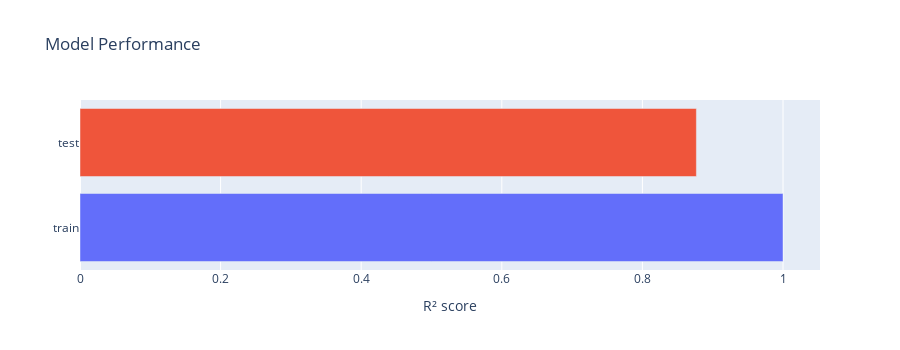
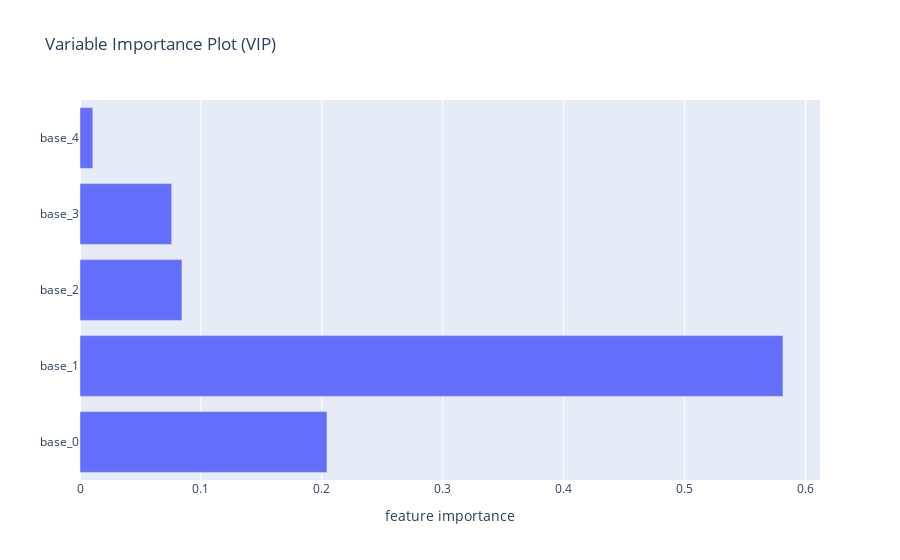

The code cell stored with these charts, in order, in its notebook:
### Code cell
ana.run_analysis(features=data.features)
ana.plot_results()

### Figure 1 — Plotly figure (JSON) as saved in the notebook; plotly's stock layout.template omitted (floating-point values rounded to 4 significant figures)
{"data": [{"marker": {"color": ["rgba(99, 110, 250, 1)", "rgba(239, 85, 59, 1)"]}, "name": "R² score", "orientation": "h", "showlegend": false, "x": [1.0, 0.8768], "y": ["train", "test"], "type": "bar", "xaxis": "x", "yaxis": "y"}], "layout": {"xaxis": {"anchor": "y", "domain": [0.0, 1.0], "title": {"text": "R² score"}}, "yaxis": {"anchor": "x", "domain": [0.0, 1.0]}, "title": {"text": "Model Performance"}, "height": 350}}

### Figure 2 — Plotly figure (JSON) as saved in the notebook; plotly's stock layout.template omitted (floating-point values rounded to 4 significant figures)
{"data": [{"orientation": "h", "x": [0.2042, 0.5813, 0.08432, 0.07583, 0.01062], "y": ["base_0", "base_1", "base_2", "base_3", "base_4"], "type": "bar"}], "layout": {"title": {"text": "Variable Importance Plot (VIP)"}, "xaxis": {"title": {"text": "feature importance"}}}}
